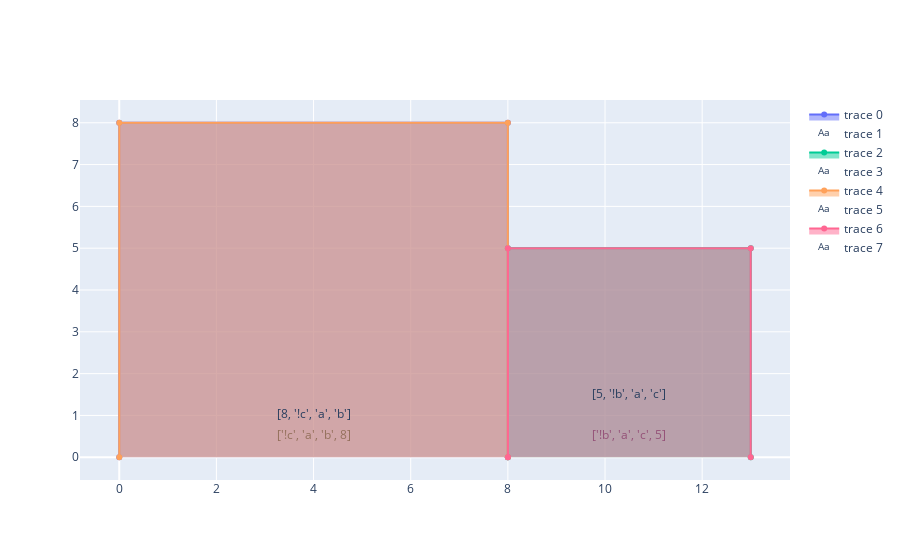

Notebook code cell kept with this figure:
### Code cell
evidence = ['a']
iter = 0
for piece in evidence:
    sum = 0
    #caseMod = go.Figure()
    for case in inputCM:
        case.sort(key=lambda x: x if isinstance(x, str) else "")
        value = case[0]
        flag = 0
        for x in case:
            if piece == "".join(["!", str(x)]) or str(x) == "".join(["!", piece]):    #case 1: find a contradiction
                flag = 1
            elif piece == str(x):     #case 2: the evidence is already in the case
                flag = 2
            
        # flag 0 = case 3: the evidence has to be added to the case
        if flag == 0:
            case.append(piece)
        if flag == 1:    # if you find a contradiction, set the size of the case to 0 (or 0.000001 but ugh)
            case.append(piece)
            case[0] = 0
        #if flag == 2:   # if the evidence is already in the case, do nothing
        
        value = case[0]
        caseMod.add_trace(go.Scatter(x=[sum,sum,sum+value,sum+value], y=[0,value,value,0], fill="toself"))
        if flag != 1:
            caseMod.add_trace(go.Scatter(x=[sum + value/2], y=[0.5 + (1+iter)*0.5],text=[case],mode="text"))
        sum = value + sum
        iter = iter + 1
    caseMod.show()

### Figure 1 — Plotly figure (JSON) as saved in the notebook; plotly's stock layout.template omitted (floating-point values rounded to 4 significant figures)
{"data": [{"fill": "toself", "type": "scatter", "x": [0, 0, 8, 8], "y": [0, 8, 8, 0]}, {"mode": "text", "text": ["['!c', 'a', 'b', 8]"], "type": "scatter", "x": [4], "y": [0.5]}, {"fill": "toself", "type": "scatter", "x": [8, 8, 13, 13], "y": [0, 5, 5, 0]}, {"mode": "text", "text": ["['!b', 'a', 'c', 5]"], "type": "scatter", "x": [10.5], "y": [0.5]}, {"fill": "toself", "type": "scatter", "x": [0, 0, 8, 8], "y": [0, 8, 8, 0]}, {"mode": "text", "text": ["[8, '!c', 'a', 'b']"], "type": "scatter", "x": [4], "y": [1]}, {"fill": "toself", "type": "scatter", "x": [8, 8, 13, 13], "y": [0, 5, 5, 0]}, {"mode": "text", "text": ["[5, '!b', 'a', 'c']"], "type": "scatter", "x": [10.5], "y": [1.5]}], "layout": {}}
